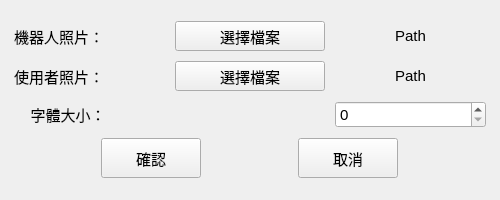
<?xml version="1.0" encoding="UTF-8"?>
<ui version="4.0">
 <class>Setting</class>
 <widget class="QMainWindow" name="Setting">
  <property name="geometry">
   <rect>
    <x>0</x>
    <y>0</y>
    <width>500</width>
    <height>200</height>
   </rect>
  </property>
  <property name="sizePolicy">
   <sizepolicy hsizetype="Preferred" vsizetype="Preferred">
    <horstretch>0</horstretch>
    <verstretch>0</verstretch>
   </sizepolicy>
  </property>
  <property name="font">
   <font>
    <pointsize>11</pointsize>
   </font>
  </property>
  <property name="contextMenuPolicy">
   <enum>Qt::DefaultContextMenu</enum>
  </property>
  <property name="windowTitle">
   <string>設定</string>
  </property>
  <property name="layoutDirection">
   <enum>Qt::LeftToRight</enum>
  </property>
  <widget class="QWidget" name="centralwidget">
   <layout class="QVBoxLayout" name="verticalLayout_2">
    <item>
     <layout class="QVBoxLayout" name="verticalLayout">
      <property name="spacing">
       <number>10</number>
      </property>
      <property name="leftMargin">
       <number>5</number>
      </property>
      <property name="topMargin">
       <number>5</number>
      </property>
      <property name="rightMargin">
       <number>5</number>
      </property>
      <property name="bottomMargin">
       <number>5</number>
      </property>
      <item>
       <layout class="QHBoxLayout" name="horizontalLayout">
        <item>
         <widget class="QLabel" name="botImage">
          <property name="sizePolicy">
           <sizepolicy hsizetype="Expanding" vsizetype="Expanding">
            <horstretch>0</horstretch>
            <verstretch>0</verstretch>
           </sizepolicy>
          </property>
          <property name="maximumSize">
           <size>
            <width>16777215</width>
            <height>30</height>
           </size>
          </property>
          <property name="text">
           <string>機器人照片：</string>
          </property>
         </widget>
        </item>
        <item>
         <widget class="QPushButton" name="chooseButton1">
          <property name="sizePolicy">
           <sizepolicy hsizetype="Expanding" vsizetype="Expanding">
            <horstretch>0</horstretch>
            <verstretch>0</verstretch>
           </sizepolicy>
          </property>
          <property name="maximumSize">
           <size>
            <width>16777215</width>
            <height>30</height>
           </size>
          </property>
          <property name="text">
           <string>選擇檔案</string>
          </property>
         </widget>
        </item>
        <item>
         <widget class="QLabel" name="botImagePath">
          <property name="sizePolicy">
           <sizepolicy hsizetype="Expanding" vsizetype="Expanding">
            <horstretch>0</horstretch>
            <verstretch>0</verstretch>
           </sizepolicy>
          </property>
          <property name="maximumSize">
           <size>
            <width>16777215</width>
            <height>30</height>
           </size>
          </property>
          <property name="text">
           <string>Path</string>
          </property>
          <property name="alignment">
           <set>Qt::AlignCenter</set>
          </property>
         </widget>
        </item>
       </layout>
      </item>
      <item>
       <layout class="QHBoxLayout" name="horizontalLayout_2">
        <item>
         <widget class="QLabel" name="userImage">
          <property name="sizePolicy">
           <sizepolicy hsizetype="Expanding" vsizetype="Expanding">
            <horstretch>0</horstretch>
            <verstretch>0</verstretch>
           </sizepolicy>
          </property>
          <property name="maximumSize">
           <size>
            <width>16777215</width>
            <height>30</height>
           </size>
          </property>
          <property name="text">
           <string>使用者照片：</string>
          </property>
         </widget>
        </item>
        <item>
         <widget class="QPushButton" name="chooseButton2">
          <property name="sizePolicy">
           <sizepolicy hsizetype="Expanding" vsizetype="Expanding">
            <horstretch>0</horstretch>
            <verstretch>0</verstretch>
           </sizepolicy>
          </property>
          <property name="maximumSize">
           <size>
            <width>16777215</width>
            <height>30</height>
           </size>
          </property>
          <property name="text">
           <string>選擇檔案</string>
          </property>
         </widget>
        </item>
        <item>
         <widget class="QLabel" name="userImagePath">
          <property name="sizePolicy">
           <sizepolicy hsizetype="Expanding" vsizetype="Expanding">
            <horstretch>0</horstretch>
            <verstretch>0</verstretch>
           </sizepolicy>
          </property>
          <property name="maximumSize">
           <size>
            <width>16777215</width>
            <height>30</height>
           </size>
          </property>
          <property name="text">
           <string>Path</string>
          </property>
          <property name="alignment">
           <set>Qt::AlignCenter</set>
          </property>
         </widget>
        </item>
       </layout>
      </item>
      <item>
       <layout class="QHBoxLayout" name="horizontalLayout_4">
        <item>
         <widget class="QLabel" name="fontSize">
          <property name="text">
           <string>    字體大小：</string>
          </property>
         </widget>
        </item>
        <item>
         <widget class="QLabel" name="label_2n">
          <property name="text">
           <string/>
          </property>
         </widget>
        </item>
        <item>
         <widget class="QSpinBox" name="spinBox"/>
        </item>
       </layout>
      </item>
      <item>
       <layout class="QHBoxLayout" name="horizontalLayout_3">
        <item>
         <widget class="QPushButton" name="okButton">
          <property name="sizePolicy">
           <sizepolicy hsizetype="Expanding" vsizetype="Expanding">
            <horstretch>0</horstretch>
            <verstretch>0</verstretch>
           </sizepolicy>
          </property>
          <property name="maximumSize">
           <size>
            <width>100</width>
            <height>40</height>
           </size>
          </property>
          <property name="text">
           <string>確認</string>
          </property>
         </widget>
        </item>
        <item>
         <widget class="QPushButton" name="cancelButton">
          <property name="sizePolicy">
           <sizepolicy hsizetype="Expanding" vsizetype="Expanding">
            <horstretch>0</horstretch>
            <verstretch>0</verstretch>
           </sizepolicy>
          </property>
          <property name="maximumSize">
           <size>
            <width>100</width>
            <height>40</height>
           </size>
          </property>
          <property name="text">
           <string>取消</string>
          </property>
         </widget>
        </item>
       </layout>
      </item>
     </layout>
    </item>
   </layout>
  </widget>
 </widget>
 <resources/>
 <connections/>
</ui>
